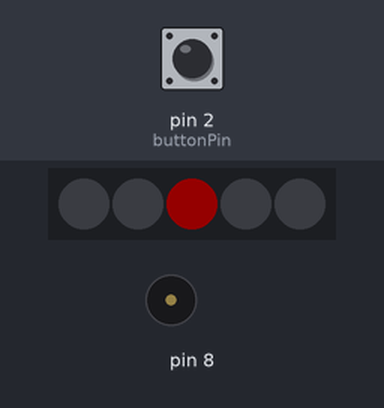
This sketch was run on a simulated Arduino Uno, built with avr-gcc and run on an emulated ATmega328P. On the bench: 5 RGB LEDs in strip order, left to right, buzzer (waves = sounding). The test bench sets the inputs (shaded band); at power-on: pin 2 (buttonPin) HIGH. Dim RGB values are drawn brighter than linear; random numbers use the default seed unless the sketch sets one.

Above: at 2.6 s.
2.7 s: pin 2 (buttonPin) pulled LOW for 0.15 s
At 3.1 s:
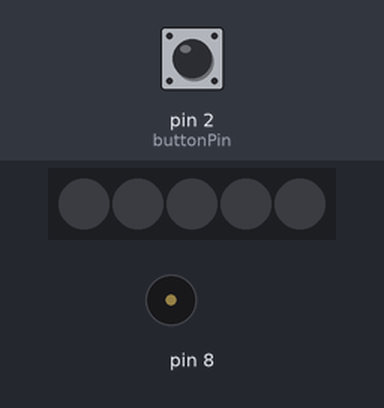
At 8.7 s:
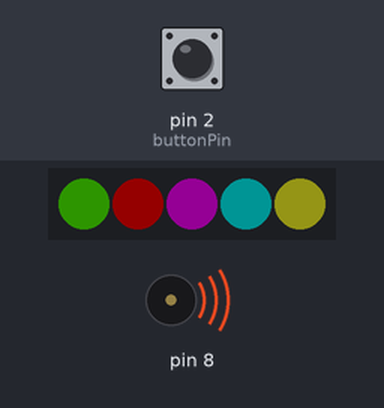
Timing chart, 0 to 20.7 s (numbered marks = the images above; inputs shaded):
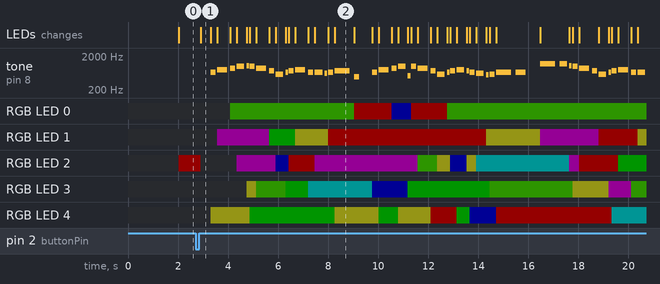

Measured:
- after the input at 2.7 s, tone on pin 8: plays 660 Hz for 0.20 s, 784 Hz for 0.40 s, 880 Hz for 0.20 s, 988 Hz for 0.30 s, 1046 Hz for 0.10 s, 988 Hz for 0.20 s … (49 notes in this stretch), starting after 0.60 s
- what the display in image 1 shows lasts 0.4 s, from 2.9 s to 3.3 s

The sketch:

rgb_christmas_tunes1.ino
```cpp
// (licence header left out)
// Neopixel stuff
#include <Adafruit_NeoPixel.h>
#ifdef __AVR__
#include <avr/power.h>
#endif

// Which pin on the Arduino is connected to the NeoPixels?
#define PIN            6

// max Brightness limit   [ max = 255 ]
// WARNING Neopixels put out a lot of light, do not look directly at the Neopixels when using high Brightness settings
// I reccomend you keep the BRIGHT to 40 or less   [ I find 20 is fine ]
#define BRIGHT 20

// When we setup the NeoPixel library, we tell it how many pixels, and which pin to use to send signals.
Adafruit_NeoPixel pixels = Adafruit_NeoPixel(5, PIN, NEO_GRB + NEO_KHZ800);
// For a set of NeoPixels the first NeoPixel is 0, second is 1, all the way up to the count of pixels minus one.

#include "pitches.h"

typedef struct {
  int *melody;
  int *durations;
  int numCount;
  int tempo;
  int low, high;
} tune;

tune tunes[5];

// Jingle Bells
int jingleBells[] = { N_E5, N_E5, N_E5, N_E5, N_E5, N_E5, N_E5, N_G5, N_C5, N_D5, N_E5,
                      N_F5, N_F5, N_F5, N_F5, N_F5, N_E5, N_E5, N_E5, N_E5, N_D5, N_D5, N_E5, N_D5, N_G5,
                      N_E5, N_E5, N_E5, N_E5, N_E5, N_E5, N_E5, N_G5, N_C5, N_D5, N_E5,
                      N_F5, N_F5, N_F5, N_F5, N_F5, N_E5, N_E5, N_E5, N_G5, N_G5, N_F5, N_D5, N_C5
                    };
int jingleBellsDurations[] = { 4, 4, 8, 4, 4, 8, 4, 4, 4, 4, 16,
                               4, 4, 4, 4, 4, 4, 4, 4, 4, 4, 4, 4, 8, 8,
                               4, 4, 8, 4, 4, 8, 4, 4, 4, 4, 16,
                               4, 4, 4, 4, 4, 4, 4, 4, 4, 4, 4, 4, 16
                             };

// The first noel
// http://www.music-for-music-teachers.com/support-files/first-noel-broken-chord-stretch-key-of-c.pdf

int firstNoel[] = { N_E4, N_D4, N_C4, N_D4, N_E4, N_F4, N_G4, N_A4, N_B4, N_C5, N_B4, N_A4,
                    N_G4, N_A4, N_B4, N_C5, N_B4, N_A4, N_G4, N_A4, N_B4, N_C5, N_G4, N_F4,
                    N_E4, N_E4, N_D4, N_C4, N_D4, N_E4, N_F4, N_G4, N_A4, N_B4, N_C5, N_B4, N_A4,
                    N_G4, N_A4, N_B4, N_C5, N_B4, N_A4, N_G4, N_A4, N_B4, N_C5, N_G4, N_F4,
                    N_E4, N_E4, N_D4, N_C4, N_D4, N_E4, N_F4, N_G4, N_C5, N_B4, N_A4, N_A4,
                    N_G4, N_C5, N_B4, N_A4, N_G4, N_A4, N_B4, N_C5, N_G4, N_F4, N_E4
                  };

int firstNoelDurations[] = { 2, 2, 6, 2, 2, 2, 8, 2, 2, 4, 4, 4,
                             8, 2, 2, 4, 4, 4, 4, 4, 4, 4, 4, 4,
                             8, 2, 2, 6, 2, 2, 2, 8, 2, 2, 4, 4, 4,
                             8, 2, 2, 4, 4, 4, 4, 4, 4, 4, 4, 4,
                             8, 2, 2, 6, 2, 2, 2, 8, 2, 2, 8, 4,
                             12, 4, 4, 4, 4, 4, 4, 4, 4, 4, 8
                           };

// O Holy Night
// http://www.music-for-music-teachers.com/support-files/o-holy-night-lead-sheet-c.pdf

int oHolyNight[] = { N_E4, N_E4, N_E4, N_G4, N_REST, N_G4, N_A4, N_A4, N_F4, N_A4, N_C5,
                     N_G4, N_G4, N_E4, N_D4, N_C4, N_E4, N_F4, N_G4, N_F4, N_D4, N_C4,
                     N_E4, N_E4, N_E4, N_G4, N_REST, N_G4, N_A4, N_A4, N_F4, N_A4, N_C5,
                     N_G4, N_G4, N_FS4, N_E4, N_B4, N_G4, N_A4, N_B4, N_C5, N_B4, N_E4, N_REST, N_G4,
                     N_G4, N_A4, N_D4, N_G4, N_A4, N_G4, N_C5, N_E4, N_A4, N_G4, N_G4, N_G4, N_A4,
                     N_D4, N_G4, N_A4, N_G4, N_C5, N_E4, N_G4, N_C5, N_C5, N_B4, N_A4,
                     N_B4, N_A4, N_REST, N_A4, N_D5, N_D5, N_A4, N_A4, N_A4, N_C5,
                     N_C5, N_REST, N_C5, N_E5, N_D5, N_D5, N_G4, N_C5, N_C5, N_B4, N_A4,
                     N_G4, N_G4, N_G4, N_A4, N_G4, N_G4, N_G4, N_C5, N_D5,
                     N_D5, N_G4, N_E5, N_E5, N_D5, N_C5, N_B4, N_C5, N_D5,
                     N_C5
                   };

int oHolyNightDurations[] = { 6, 4, 2, 8, 2, 2 , 4, 2, 4, 2, 12,
                              4, 2, 4, 2, 6, 4, 2, 6, 4, 2, 24,
                              6, 4, 2, 8, 2, 2 , 4, 2, 4, 2, 12,
                              4, 2, 4, 2, 6, 4, 2, 6, 4, 2, 20, 2, 2,
                              6, 6, 6, 6, 4, 2, 4, 2, 6, 4, 2, 6, 6,
                              6, 6, 4, 2, 4, 2, 12, 12, 6, 4, 2,
                              12, 8, 2, 2, 12, 4, 2, 4, 2, 12,
                              8, 2, 2, 12, 8, 2, 2, 12, 6, 4, 2,
                              12, 4, 2, 4, 2, 12, 6, 6, 12,
                              6, 6, 12, 6, 6, 12, 6, 4, 2,
                              24
                            };

// http://www.christmas-carol-music.org/Lead_Sheets/WeThreeKings.html

int weThreeKings[] = { N_B4, N_A4, N_G4, N_E4, N_FS4, N_G4, N_FS4, N_E4,
                       N_B4, N_A4, N_G4, N_E4, N_FS4, N_G4, N_FS4, N_E4,
                       N_G4, N_G4, N_G4, N_A4, N_A4, N_B4, N_B4, N_D5, N_C5, N_B4,
                       N_A4, N_B4, N_A4, N_G4, N_FS4, N_E4,
                       N_FS4, N_A4, N_G4, N_G4, N_G4, N_D4, N_G4, N_E4, N_G4, N_G4, N_G4, N_G4, N_D4, N_G4, N_E4, N_G4,
                       N_G4, N_G4, N_A4, N_B4, N_C5, N_B4, N_A4, N_B4, N_G4, N_G4, N_G4, N_D4, N_G4, N_E4, N_G4
                     };

int weThreeKingsDurations[] = { 4, 2, 4, 2, 2, 2, 2, 6,
                                4, 2, 4, 2, 2, 2, 2, 6,
                                2, 2, 2, 4, 2, 4, 2, 2, 2, 2,
                                2, 2, 2, 4, 2, 6,
                                6, 6, 4, 2, 4, 2, 4, 2, 6, 4, 2, 4, 2, 4, 2, 6,
                                4, 2, 4, 2, 4, 2, 4, 2, 4, 2, 4, 2, 4, 2, 6
                              };

// What child is this
// http://www.free-scores.com/PDF_EN/traditional-what-child-is-this-39593.pdf

int whatChild[] = { N_E4, N_G4, N_A4, N_B4, N_C5, N_B4, N_A4, N_FS4, N_D4, N_E4, N_FS4, N_G4, N_E4, N_E4, N_DS4, N_E4, N_FS4, N_B3, N_REST,  N_E4,
                    N_G4, N_A4, N_B4, N_C4, N_B4, N_A4, N_FS4, N_D4, N_E4, N_FS4, N_G4, N_FS4, N_E4, N_DS4, N_CS4, N_D4, N_E4, N_E4, N_REST,
                    N_D5, N_D5, N_C5, N_B4, N_A4, N_FS4, N_D4, N_E4, N_FS4, N_G4, N_E4, N_E4, N_DS4, N_E4, N_FS4, N_DS4, N_B3, N_REST,
                    N_D5, N_D5, N_C5, N_B4, N_A4, N_FS4, N_D4, N_E4, N_FS4, N_G4, N_FS4, N_E4, N_DS4, N_CS4, N_D4, N_E4, N_E4
                  } ;

int whatChildDurations[] = { 2, 4, 2, 3, 1, 2, 4, 2, 3, 1, 2, 4, 2, 3, 1, 2, 6, 2, 2, 2,
                             4, 2, 3, 1, 2, 4, 2, 3, 1, 2, 3, 1, 2, 3, 1, 2, 6, 4, 2,
                             6, 3, 1, 2, 4, 2, 3, 1, 2, 4, 2, 3, 1, 2, 4, 2, 4, 2,
                             6, 3, 1, 2, 4, 2, 3, 1, 2, 3, 1, 2, 3, 1, 2, 6, 4
                           };

const int buttonPin = 2;     // the number of the pushbutton pin
int buttonState = 0;
int toneNum = 0;
int randomOffset = 0;
int outputStartPin = 3;
int continuousMode = 0;

int tune_tmp = 0;

// setup for random led display
int l =  random(5);
int lt = 10;    // mkae sure l <> lt on start
int c = random(8);
int ct = 10;

void play(int tuneNum) {

  randomOffset = random(32);

  int numNotes = tunes[tuneNum].numCount;
  int tempo = tunes[tuneNum].tempo;
  for (int thisNote = 0; thisNote < numNotes; thisNote++) {

    int freq = tunes[tuneNum].melody[thisNote] * 2;
    int noteDuration = tempo * tunes[tuneNum].durations[thisNote];

    if (freq > 0) {
      int n = (map(freq, tunes[tuneNum].low, tunes[tuneNum].high, 1, 31) + randomOffset) % 31 + 1;
      ran_led();
      tone(8, freq, noteDuration);

    } else {
      // REST
      delay(noteDuration);
    }

    delay(noteDuration);

    // to distinguish the notes, set a minimum time between them.
    // the note's duration + 30% seems to work well:
    int pauseBetweenNotes = noteDuration * 0.30;
    delay(pauseBetweenNotes);

    noTone(8);

  }
}

void ran_led() {          // changes a neopixel at random avoiding repeats
  while (l == lt) {
    l = random(5);
  }
  lt = l;
  while (c == ct) {
    c = random(7) + 1;
  }
  ct = c;
  set_led(l, c);
}

void clear_led() {      // display a simple seqence then clear neopixels to off
  for (int l = 0; l < 6 ; l++) {
    set_led(l, 9);
    delay(100);
  }

}

void setup() {

  //Serial for debugging
  //Serial.begin(9600);
  //Serial.println("Starting App");

  randomSeed(analogRead(0));

  pixels.begin(); // This initializes the NeoPixel library.
  pixels.show();   // make sure everything is off to start

  int numTunes = 5;

  tunes[0].melody = jingleBells;
  tunes[0].durations = jingleBellsDurations;
  tunes[0].numCount = sizeof(jingleBells) / sizeof(int);
  tunes[0].tempo = 60;

  tunes[1].melody = firstNoel;
  tunes[1].durations = firstNoelDurations;
  tunes[1].numCount = sizeof(firstNoel) / sizeof(int);
  tunes[1].tempo = 60;

  tunes[2].melody = oHolyNight;
  tunes[2].durations = oHolyNightDurations;
  tunes[2].numCount = sizeof(oHolyNight) / sizeof(int);
  tunes[2].tempo = 100;

  tunes[3].melody = weThreeKings;
  tunes[3].durations = weThreeKingsDurations;
  tunes[3].numCount = sizeof(weThreeKings) / sizeof(int);
  tunes[3].tempo = 100;

  tunes[4].melody = whatChild;
  tunes[4].durations = whatChildDurations;
  tunes[4].numCount = sizeof(whatChild) / sizeof(int);
  tunes[4].tempo = 100;

  for (int i = 0; i < numTunes; i++) {
    int low = N_DS8;
    int high = 0;
    for (int j = 0; j < tunes[i].numCount; j++) {
      int freq = tunes[i].melody[j];
      if (freq != 0 && freq < low) low = freq;
      if (freq > high) high = freq;
    }
    tunes[i].high = high;
    tunes[i].low = low;
  }

  // initialize the pushbutton pin as an input:
  pinMode(buttonPin, INPUT_PULLUP);


}

void playTune() {

  while (toneNum == tune_tmp) {     //pick a tune at random but don't repeat
    toneNum = random(5);
  }
  tune_tmp = toneNum;
  play(toneNum);

;
}

void loop() {
  int count = 0;
  if (continuousMode) {
    playTune();
    delay(2000);
  }
  else {
    while (count < 2000) {
      delay(1);
      count = count + 1;
      // read the state of the pushbutton value:
      buttonState = digitalRead(buttonPin);
      // check if the pushbutton is pressed.
      // if it is, the buttonState is LOW:
      if (buttonState == LOW) {
        clear_led();
        playTune();
        count = 0;
        delay(500);
        clear_led();
      }
    }
    ran_led();
    count = 0;
  }
}
```

pitches.h
```cpp
/*************************************************
 * Public Constants
 *************************************************/

#define N_REST 0
#define N_B0  31
#define N_C1  33
#define N_CS1 35
#define N_D1  37
#define N_DS1 39
#define N_E1  41
#define N_F1  44
#define N_FS1 46
#define N_G1  49
#define N_GS1 52
#define N_A1  55
#define N_AS1 58
#define N_B1  62
#define N_C2  65
#define N_CS2 69
#define N_D2  73
#define N_DS2 78
#define N_E2  82
#define N_F2  87
#define N_FS2 93
#define N_G2  98
#define N_GS2 104
#define N_A2  110
#define N_AS2 117
#define N_B2  123
#define N_C3  131
#define N_CS3 139
#define N_D3  147
#define N_DS3 156
#define N_E3  165
#define N_F3  175
#define N_FS3 185
#define N_G3  196
#define N_GS3 208
#define N_A3  220
#define N_AS3 233
#define N_B3  247
#define N_C4  262
#define N_CS4 277
#define N_D4  294
#define N_DS4 311
#define N_E4  330
#define N_F4  349
#define N_FS4 370
#define N_G4  392
#define N_GS4 415
#define N_A4  440
#define N_AS4 466
#define N_B4  494
#define N_C5  523
#define N_CS5 554
#define N_D5  587
#define N_DS5 622
#define N_E5  659
#define N_F5  698
#define N_FS5 740
#define N_G5  784
#define N_GS5 831
#define N_A5  880
#define N_AS5 932
#define N_B5  988
#define N_C6  1047
#define N_CS6 1109
#define N_D6  1175
#define N_DS6 1245
#define N_E6  1319
#define N_F6  1397
#define N_FS6 1480
#define N_G6  1568
#define N_GS6 1661
#define N_A6  1760
#define N_AS6 1865
#define N_B6  1976
#define N_C7  2093
#define N_CS7 2217
#define N_D7  2349
#define N_DS7 2489
#define N_E7  2637
#define N_F7  2794
#define N_FS7 2960
#define N_G7  3136
#define N_GS7 3322
#define N_A7  3520
#define N_AS7 3729
#define N_B7  3951
#define N_C8  4186
#define N_CS8 4435
#define N_D8  4699
#define N_DS8 4978
```

set_led.ino
```cpp
// this set led [ln] to colour [col]
/*
   0 = off
   1 = red
   2 = green
   3 = blue
   4 = yellow
   5 = orange
   6 = magenta
   7 = cian
   8 = white

  The RGB is a bit confused as the Neopixels colours are not defined in the way the
  original code assumed [ GRB rather than RGB ]
*/


int set_led(int ln, int col) {
  //setup local variables
  int r = 0;
  int g = 0;
  int b = 0;

  if (col < 0 || col > 9 || ln < 0 || ln > 5) {        // check for legal led no and colour
    return false;
  }
  switch (col) {
    case 1:
      {
        //    Serial.println("GREEN");
        g = BRIGHT;
        r = 0;
        b = 0;
        break;
      }

    case 2:
      {
        //        Serial.println("RED");
        g = 0;
        r = BRIGHT;
        b = 0;
        break;
      }

    case 3:
      {
        //      Serial.println("BLUE");
        g = 0;
        r = 0;
        b = BRIGHT;
        break;
      }
    case 4:
      {
        //       Serial.println("YELLOW");
        g = BRIGHT;
        r = BRIGHT;
        b = BRIGHT / 6;
        break;
      }
    case 5:
      {
        //        Serial.println("ORANGE");
        g = BRIGHT / 3;
        r = BRIGHT;
        b = 0;
        break;
      }
    case 6:
      {
        //      Serial.println("MAGENTA");
        g = 0;
        r = BRIGHT;
        b = BRIGHT;
        break;
      }

    case 7:
      {
        //     Serial.println("CYAN");
        g = BRIGHT;
        r = 0;
        b = BRIGHT;
        break;
      }
    case 8:
      {
        //     Serial.println("WHITE");
        g = BRIGHT;
        r = BRIGHT;
        b = BRIGHT;
        break;
      }
    default:
      {
        //     Serial.println("OFF");
        r = 0;
        g = 0;
        b = 0;
        break;
      }
  }

  pixels.setPixelColor(ln, pixels.Color(g, r, b));
  pixels.show(); // This sends the updated pixel color to the hardware
}
```
